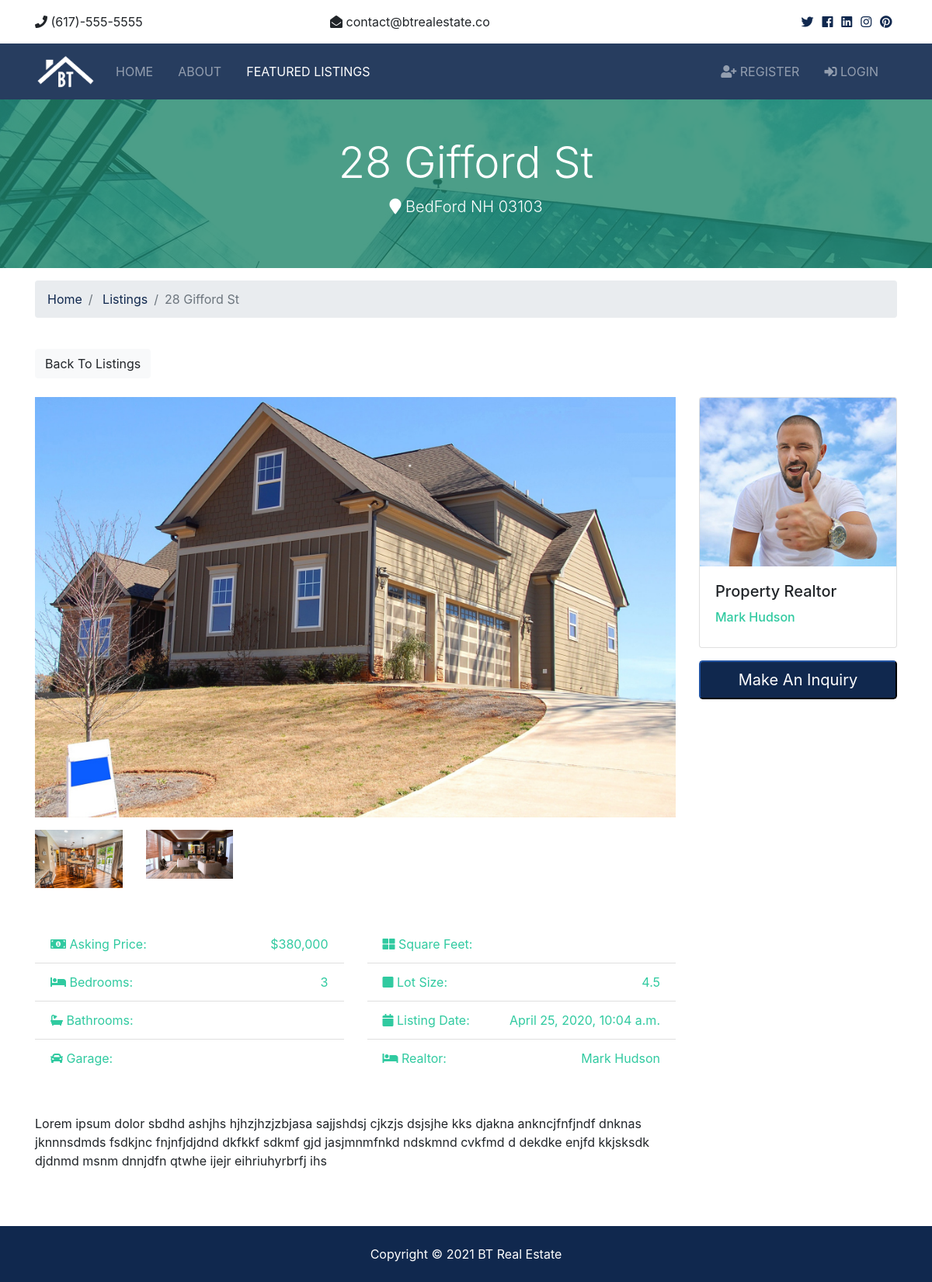
/listings/4, run on the app's committed database.
### listings/models.py (models this page shows, shortened)
class Listing(models.Model):
	realtor = models.ForeignKey(Realtor, on_delete=models.DO_NOTHING)
	title = models.CharField(max_length=200)
	address = models.CharField(max_length=200)
	city = models.CharField(max_length=100)
	state = models.CharField(max_length=100)
	zipcode = models.CharField(max_length=20)
	description = models.TextField(blank=True)
	price = models.IntegerField()
	bedrooms = models.IntegerField()
	bathroom = models.DecimalField(max_digits=2, decimal_places=1)
	garage = models.IntegerField(default=0)
	sqft = models.IntegerField()
	lot_size = models.DecimalField(max_digits=5, decimal_places=1)
	photo_main = models.ImageField(upload_to='photos/%Y/%m/%d')
	photo_1 = models.ImageField(upload_to='photos/%Y/%m/%d', blank=True)
	photo_2 = models.ImageField(upload_to='photos/%Y/%m/%d', blank=True)
	photo_3 = models.ImageField(upload_to='photos/%Y/%m/%d', blank=True)
	photo_4 = models.ImageField(upload_to='photos/%Y/%m/%d', blank=True)
	photo_5 = models.ImageField(upload_to='photos/%Y/%m/%d', blank=True)
	photo_6 = models.ImageField(upload_to='photos/%Y/%m/%d', blank=True)
	is_published = models.BooleanField(default=True)
	list_date = models.DateTimeField(default=datetime.now, blank=True)

### realtors/models.py (models this page shows)
class Realtor(models.Model):
	name = models.CharField(max_length=200)
	photo = models.ImageField(upload_to='photo/%Y/%m/%d')
	description = models.TextField(blank=True)
	phone = models.CharField(max_length=20)
	email = models.CharField(max_length=20)
	is_mvp = models.BooleanField(default=False)
	hire_date = models.DateTimeField(default=datetime.now, blank=True)
	def __str__(self):
		return self.name

### listings/views.py (the view)
# urls.py: path('<int:listing_id>',views.listing, name='listing'),
def listing(request, listing_id):
	listing = get_object_or_404(Listing, pk=listing_id)
	context = {
		'listing':listing
	}
	return render(request, 'listings/listing.html', context)

### templates/listings/listing.html (shortened to what this page needs)
{% extends 'base.html' %}
{% load humanize %}
{% block content %}
  <section id="showcase-inner" class="py-5 text-white">
    <div class="container">
      <div class="row text-center">
        <div class="col-md-12">
          <h1 class="display-4">{{ listing.title }}</h1>
          <p class="lead">
            <i class="fas fa-map-marker"></i> {{ listing.city }} {{ listing.state }} {{ listing.zipcode }}</p>
        </div>
      </div>
    </div>
  </section>
  <section id="bc" class="mt-3">
    <div class="container">
      <nav>
        <ol class="breadcrumb">
          <li class="breadcrumb-item">
            <a href="{% url 'index' %}">Home</a>
          </li>
          <li class="breadcrumb-item">
            <a href="{% url 'listings' %}">Listings</a>
          </li>
          <li class="breadcrumb-item active">{{ listing.title }}</li>
        </ol>
      </nav>
    </div>
  </section>
  <section id="listing" class="py-4">
    <div class="container">
      <a href="{% url 'listings' %}" class="btn btn-light mb-4">Back To Listings</a>
      <div class="row">
        <div class="col-md-9">
          <img src="{{ listing.photo_main.url }}" alt="" class="img-main img-fluid mb-3">
          <div class="row mb-5 thumbs">
          	{% if listing.photo_1 %}
            <div class="col-md-2">
              <a href="{{ listing.photo_1.url}}" data-lightbox="home-images">
                <img src="{{ listing.photo_1.url}}" alt="" class="img-fluid">
              </a>
            </div>
            {% endif %}
            {% if listing.photo_2 %}
            <div class="col-md-2">
              <a href="{{ listing.photo_2.url}}" data-lightbox="home-images">
                <img src="{{ listing.photo_2.url}}" alt="" class="img-fluid">
              </a>
            </div>
            {% endif %}
          </div>
          <div class="row mb-5 fields">
            <div class="col-md-6">
              <ul class="list-group list-group-flush">
                <li class="list-group-item text-secondary">
                  <i class="fas fa-money-bill-alt"></i> Asking Price:
                  <span class="float-right">${{ listing.price | intcomma }}</span>
                </li>
                <li class="list-group-item text-secondary">
                  <i class="fas fa-bed"></i> Bedrooms:
                  <span class="float-right">{{ listing.bedrooms }}</span>
                </li>
                <li class="list-group-item text-secondary">
                  <i class="fas fa-bath"></i> Bathrooms:
                </li>
                <li class="list-group-item text-secondary">
                  <i class="fas fa-car"></i> Garage:
                </li>
              </ul>
            </div>
            <div class="col-md-6">
              <ul class="list-group list-group-flush">
                <li class="list-group-item text-secondary">
                  <i class="fas fa-th-large"></i> Square Feet:
                </li>
                <li class="list-group-item text-secondary">
                  <i class="fas fa-square"></i> Lot Size:
                  <span class="float-right">{{ listing.lot_size }}
                  </span>
                </li>
                <li class="list-group-item text-secondary">
                  <i class="fas fa-calendar"></i> Listing Date:
                  <span class="float-right">{{ listing.list_date }}</span>
                </li>
                <li class="list-group-item text-secondary">
                  <i class="fas fa-bed"></i> Realtor:
                  <span class="float-right">{{ listing.realtor}}
                  </span>
                </li>
              </ul>
            </div>
          </div>
          <div class="row mb-5">
            <div class="col-md-12">
              {{ listing.description }}
            </div>
          </div>
        </div>
        <div class="col-md-3">
          <div class="card mb-3">
            <img class="card-img-top" src="{{ listing.realtor.photo.url }}" alt="">
            <div class="card-body">
              <h5 class="card-title">Property Realtor</h5>
              <h6 class="text-secondary">{{ listing.realtor }}</h6>
            </div>
          </div>
          <button class="btn-primary btn-block btn-lg" data-toggle="modal" data-target="#inquiryModal">Make An Inquiry</button>
        </div>
      </div>
    </div>
  </section>
{% endblock %}

### btre/static/css/all.css (style rules this page uses)
.fa, .fas, .far, .fal, .fab { -moz-osx-font-smoothing: grayscale; -webkit-font-smoothing: antialiased; display: inline-block; font-style: normal; font-variant: normal; text-rendering: auto; line-height: 1; }
.fa-bath:before { content: "\f2cd"; }
.fa-bed:before { content: "\f236"; }
.fa-calendar:before { content: "\f133"; }
.fa-car:before { content: "\f1b9"; }
.fa-map-marker:before { content: "\f041"; }
.fa-money-bill-alt:before { content: "\f3d1"; }
.fa-square:before { content: "\f0c8"; }
.fa-th-large:before { content: "\f009"; }
.fa, .fas { font-family: 'Font Awesome 5 Free'; font-weight: 900; }

### btre/static/css/style.css (style rules this page uses)
img { width: 100%; }
#showcase-inner { background: url("../img/building.jpg") no-repeat top center fixed; position: relative; overflow: hidden; min-height: 200px; }
#showcase-inner::before { content: ''; position: absolute; top: 0; left: 0; min-height: 100%; width: 100%; background: rgba(32, 134, 107, 0.8); }

### data on the page
Listing: title "28 Gifford St", city "BedFord", state "NH", zipcode "03103", photo_main (picture), photo_1 (picture), photo_2 (picture), price "380,000", bedrooms "3", lot_size "4.5", list_date "April 25, 2020, 10:04 a.m.", realtor "Mark Hudson", description "Lorem ipsum dolor sbdhd ashjhs hjhzjhzjzbjasa sajjshdsj cjkzjs dsjsjhe kks djakna ankncjfnfjndf dnknas jknnnsdmds fsdkjnc fnjnfjdjdnd dkfkkf sdkmf gjd jasjmnmfnkd ndskmnd cvkfmd d dekdke enjfd kkjsksdk djdnmd msnm dnnjdfn qtwhe ijejr eihriuhyrbrfj ihs", realtor.photo (picture)
